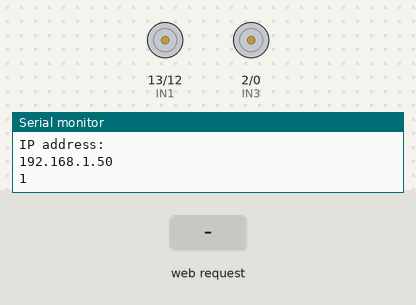
Bench run of a sketch on a simulated ESP8266 (Wemos D1 mini). On the bench: motor-driver pin pairs drawn as motors (green arrow = first pin HIGH = forward, orange = second pin HIGH = backward, longer = more drive, scaled by the enable pin), the last lines printed to the serial monitor. The test bench sets the inputs (shaded band). WiFi joins after 1.5 s; servers stay silent unless stated.

Above: at 2.7 s.
2.8 s: HTTP request GET /F received
At 3.6 s:
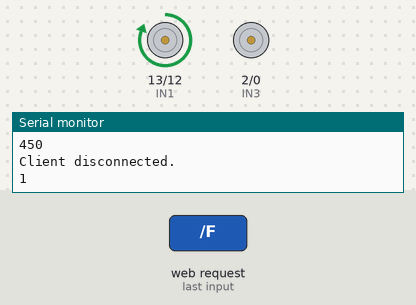
4.3 s: HTTP request GET /B received
At 4.7 s:
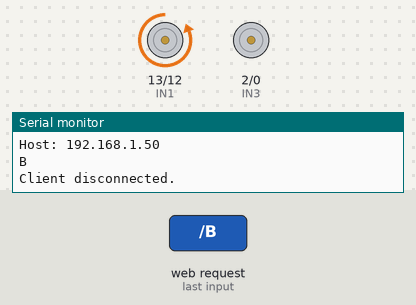
5.8 s: HTTP request GET /L received
At 7.0 s:
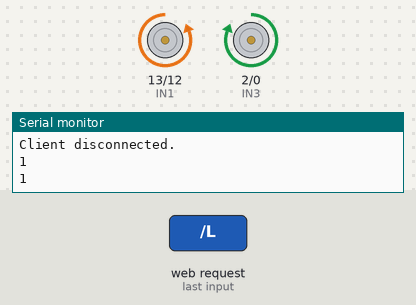
7.3 s: HTTP request GET /S received
At 8.2 s:
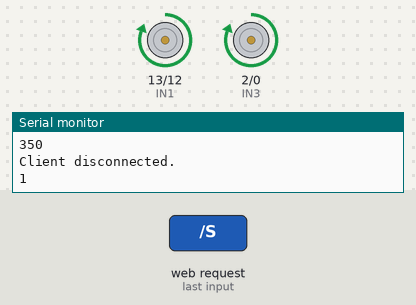
8.8 s: HTTP request GET /M received
At 9.4 s:
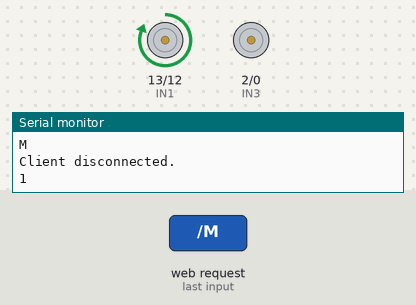
10.3 s: HTTP request GET /R received
At 11.7 s:
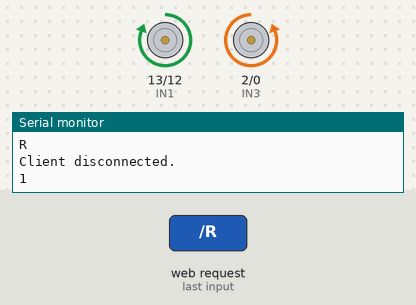
Timing chart, 0 to 12.8 s (numbered marks = the images above; inputs shaded):
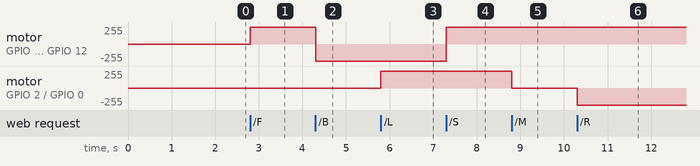

The sketch:

car-l298n.ino
```cpp
// D1 Mini NodeMCU Based WIFI Controlled Car//

#define ENB   4           // L298N ENA Enable/speed Front motors  GPIO4(D2)
#define IN3   2           // L298N IN1 motors Right               GPIO2(D4)
#define IN4   0           // L298N IN2 motors Right               GPIO0(D3)
#define ENA   15          // L298N ENB Enable/speed Back motor    GPIO15(D8)
#define IN1   13          // L298N IN3 Back motor                 GPIO13(D7)
#define IN2   12          // L298N IN4 Back motors                GPIO12(D6)


//#include <SoftwareSerial.h>
#include <Ticker.h>

// Load Wi-Fi library
#include <ESP8266WiFi.h>
// Replace with your network credentials
const char* ssid     = "orange";
const char* password = "87511222333";

// Set web server port number to 80
WiFiServer server(80);      // Creates a server that listens for incoming connections on the specified port

// Variable to store the HTTP request
String header;

// Watchdog
Ticker secondTick;
volatile int watchdogCount = 0;     // A variable which its value can be changed by code outside the
                                    // scope of current code at any time. In this case, watchdogCount
                                    // is changed by ISRwatchdog and the loop functions.

const int MIN_SPEED  = 400;
const int MAX_SPEED  = 1200;
const int STEP_SPEED = 50;
const int TURN_SPEED = 1000;
const int BACK_SPEED = 701;
const int STOP_MULTIPLY = 2;
const int WATCHDOG_COUNT_MAX = 5;

int curSpeed = MIN_SPEED;


void ISRwatchdog() {      //ISR = Interrupt Service Routine
  watchdogCount++;
  Serial.println(watchdogCount);
  if(watchdogCount >= WATCHDOG_COUNT_MAX) {  // If the loop has not been invoked for a while
    Serial.println();
    Serial.println("the watchdog bites!!!!!!!!!!!");
    ESP.reset();       // Restart the esp board
  }
}

void setup() {
  Serial.begin(115200);       // To connect to the serial moniter
  secondTick.attach(1, ISRwatchdog);  // Register the watchdog: 1st argument in seconds after which the ISRwatchdog() executes
                                      // 1 is the time interval in second units between the invocations
  // Initialize the output variables as outputs
  pinMode(IN1, OUTPUT);
  pinMode(IN2, OUTPUT);
  pinMode(ENA, OUTPUT);
  pinMode(IN3, OUTPUT);
  pinMode(IN4, OUTPUT);
  pinMode(ENB, OUTPUT);

  // Set outputs to LOW
  digitalWrite(IN1, LOW);
  digitalWrite(IN2, LOW);
  analogWrite (ENA, 0);
  digitalWrite(IN3, LOW);
  digitalWrite(IN4, LOW);
  analogWrite (ENB, 0);

  // Connect to Wi-Fi network with SSID and password
  Serial.println();
  Serial.println("Connecting to ");
  Serial.println(ssid);
  WiFi.begin(ssid, password);            // Initializes the WiFi library's network settings
  while (WiFi.status() != WL_CONNECTED) {      // Checks the current status
    delay(500);         //delay you by half a second
    Serial.print(".");
  }
  // Print local IP address and start web server
  Serial.println("");
  Serial.println("WiFi connected.");
  Serial.println("IP address: ");
  Serial.println(WiFi.localIP());      // Prints out the WiFi shield's IP address
  server.begin();       // Tells the server to begin listening for incoming connections

}

void loop() {
  watchdogCount = 0;
  WiFiClient client = server.available(); // Get client to listen for incoming clients

  if (client!=0) {                             // If a new client connects,
    Serial.println("New Client.");          // print a message out in the serial port
    String currentLine = "";                // make a String to hold incoming data from the client
    while (client.connected()) { // loop while the client's connected
      if (client.available()) {             // if there's bytes to read from the client,
        char c = client.read();             // read a byte, then
        Serial.write(c);                    // print it out the serial monitor
        header += c;
        if (c == '\n') {                    // if the byte is a newline character
          // if the current line is blank, you got two newline characters in a row.
          // that's the end of the client HTTP request, so send a response:
          if (currentLine.length() == 0) {

            // Process header/command
            if (header.indexOf("GET /F") >= 0) { // Forward
              Serial.println("F");
              if (curSpeed < MAX_SPEED) {
                curSpeed = curSpeed + STEP_SPEED;
              }
              Serial.println(curSpeed);
              MotorB_Run(curSpeed);
            } else if (header.indexOf("GET /S") >= 0) {
              Serial.println("S");
              if (curSpeed > MIN_SPEED) {       // Increase speed
                curSpeed = curSpeed - STOP_MULTIPLY*STEP_SPEED;
                Serial.println(curSpeed);
                MotorB_Run(curSpeed);
              } else {
                MotorB_Run(0);
              }
            } else if (header.indexOf("GET /B") >= 0) { // Reverse
              Serial.println("B");
              MotorB_Run(-BACK_SPEED);
            } else if (header.indexOf("GET /L") >= 0) { // Left
              Serial.println("L");
              MotorF_Run(TURN_SPEED);
            } else if (header.indexOf("GET /M") >= 0) { // Stop
              Serial.println("M");
              MotorF_Run(0);
            } else if (header.indexOf("GET /R") >= 0) { // right
              Serial.println("R");
              MotorF_Run(-TURN_SPEED);
            } else {
              // HTTP headers always start with a response code (e.g. HTTP/1.1 200 OK)
              // and a content-type so the client knows what's coming, then a blank line:
              client.println("HTTP/1.1 200 OK");
              client.println("Content-type:text/html");
              client.println("Connection: close");
              client.println();

              // Display the HTML web page
              client.println("<!DOCTYPE html><html>");
              client.println("<head><meta name=\"viewport\" content=\"width=device-width, initial-scale=1\">");
              client.println("<link rel=\"icon\" href=\"data:,\">");
              // CSS to style the on/off buttons
              // Feel free to change the background-color and font-size attributes to fit your preferences
              client.println("<style>html { font-family: Helvetica; display: inline-block; margin: 0px auto; text-align: center;}");
              client.println(".button { background-color: #195B6A; border: none; color: white; padding: 16px 40px; text-decoration: none; font-size: 12px; margin: 1px; cursor: pointer;}");
              client.println(".button3 { background-color: #195B6A; border: none; color: white; padding: 48px 70px; text-decoration: none; font-size: 12px; margin: 1px; cursor: pointer;}");
              client.println("</style>");
              client.println("</head>");

              // Web Page Heading
              client.println("<body>");


              client.println("<h2>ESP8266 Controller using JavaScript</h2>");
              client.println("<button class=\"button\" type=\"button\" onclick=\"run('F')\">F</button>");
              client.println("<button class=\"button\" type=\"button\" onclick=\"run('S')\">S</button>");
              client.println("<button class=\"button\" type=\"button\" onclick=\"run('B')\">B</button>");
              client.println("<br>");
              client.println("<br>");
              client.println("<button class=\"button3\" type=\"button\" ontouchstart=\"turn('L')\" ontouchend=\"turn('M')\"></button>");
              client.println("<button class=\"button3\" type=\"button\" ontouchstart=\"turn('R')\" ontouchend=\"turn('M')\"></button>");

              client.println("<script>");
              client.println("function run(direction) {");
              client.println("  var xhttp = new XMLHttpRequest();");
              client.println("  xhttp.open('GET', direction, true);");
              client.println("  xhttp.send();");
              client.println("  return false;");
              client.println("}");
              client.println("function turn(direction) {");
              client.println("  var xhttp = new XMLHttpRequest();");
              client.println("  xhttp.open('GET', direction, true);");
              client.println("  xhttp.send();");
              client.println("  return false;");
              client.println("}");
              client.println("function sleepFor( sleepDuration ){");
              client.println("  var now = new Date().getTime();");
              client.println("  while(new Date().getTime() < now + sleepDuration){ /* do nothing */ } ");
              client.println("}");
              client.println("</script>");

              client.println("</body></html>");
              // The HTTP response ends with another blank line
              client.println();
            }
            // Break out of the while loop
            break;
          } else { // if you got a newline, then clear currentLine
            currentLine = "";
          }
        } else if (c != '\r') {  // if you got anything else but a carriage return character,
          currentLine += c;      // add it to the end of the currentLine
        }
      }
    }
    // Clear the header variable
    header = "";
    // Close the connection
    client.stop();
    Serial.println("Client disconnected.");
    Serial.println("");
  }

}

//void ChangeSpeed(int spd)
//{
// curSpeed = 100*spd;
//}


void MotorF_Run(int spd){
  if (spd>0){
    digitalWrite(IN3, HIGH);
    digitalWrite(IN4, LOW);
    analogWrite(ENB, spd);
  }else{
    digitalWrite(IN3, LOW);
    digitalWrite(IN4, HIGH);
    analogWrite(ENB, -spd);
  }
}

void MotorB_Run(int spd){
  if (spd>0){
    digitalWrite(IN1, HIGH);
    digitalWrite(IN2, LOW);
    analogWrite(ENA, spd);
  }else{
    digitalWrite(IN1, LOW);
    digitalWrite(IN2, HIGH);
    analogWrite(ENA, -spd);
  }
}
```

Measured:
- after the input at 2.8 s, motor on GPIO 13 (IN1) / GPIO 12 (IN2): stopped → forward 255/255 at once
- after the input at 4.3 s, motor on GPIO 13 (IN1) / GPIO 12 (IN2): forward 255/255 → backward 255/255 at once
- after the input at 5.8 s, motor on GPIO 2 (IN3) / GPIO 0 (IN4): stopped → forward 255/255 at once
- after the input at 7.3 s, motor on GPIO 13 (IN1) / GPIO 12 (IN2): backward 255/255 → forward 255/255 at once
- after the input at 8.8 s, motor on GPIO 2 (IN3) / GPIO 0 (IN4): forward 255/255 → stopped at once
- after the input at 10.3 s, motor on GPIO 2 (IN3) / GPIO 0 (IN4): stopped → backward 255/255 at once
